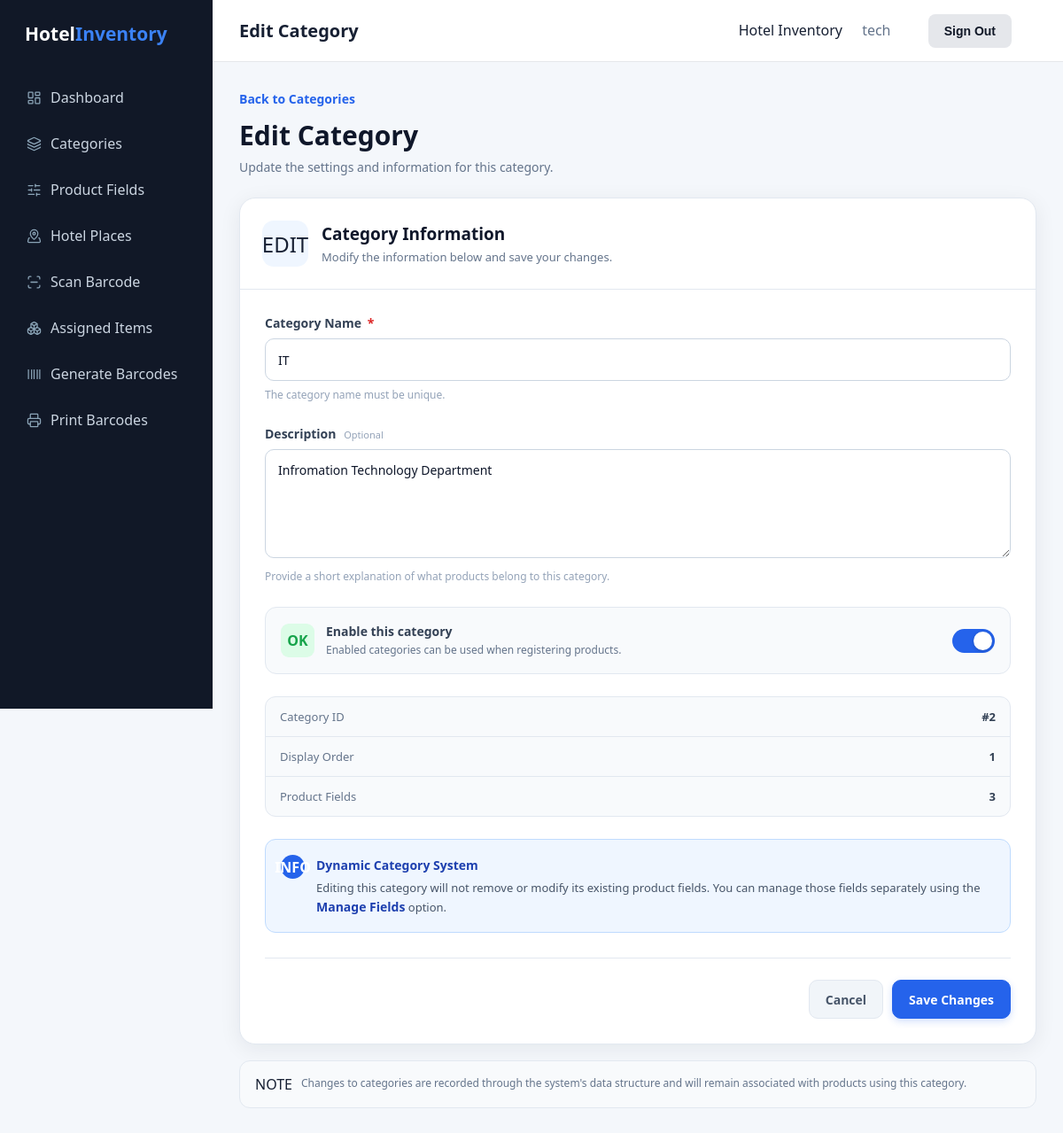
The page /categories/2/edit/ (signed in) on the database its author committed.
### inventory/models.py (models this page shows, shortened)
class Category(models.Model):
    name = models.CharField(
        max_length=100,
        unique=True
    )
    description = models.TextField(
        blank=True
    )
    enabled = models.BooleanField(
        default=True
    )
    order = models.PositiveIntegerField(
        default=0
    )
    created_at = models.DateTimeField(
        auto_now_add=True
    )
    updated_at = models.DateTimeField(
        auto_now=True
    )

### inventory/views.py (the view, shortened to what this page needs)
@staff_only
def edit_category(request, category_id):
    category = get_object_or_404(
        Category,
        id=category_id
    )
    return render(
        request,
        "inventory/edit_category.html",
        {
            "category": category
        }
    )

### inventory/views.py (called while the page is built)
def _staff_only(user):
    return user.is_authenticated and user.is_staff

### inventory/templates/inventory/edit_category.html (shortened to what this page needs)
{% extends "inventory/base.html" %}
{% block page_title %}Edit Category{% endblock %}
{% block content %}
<div class="page-container">
<div class="page-header">
    <div>
        <a
            href="{% url 'categories' %}"
            class="back-link"
        >
            Back to Categories
        </a>
        <h1>Edit Category</h1>
        <p>
            Update the settings and information for this category.
        </p>
    </div>
</div>
<div class="form-card">
    <div class="card-header">
        <div class="header-icon">
            EDIT
        </div>
        <div>
            <h2>Category Information</h2>
            <p>
                Modify the information below and save your changes.
            </p>
        </div>
    </div>
    <form method="POST">
        <div class="form-group">
            <label for="name">
                Category Name
                <span class="required">
                    *
                </span>
            </label>
            <input
                type="text"
                id="name"
                name="name"
                value="{{ category.name }}"
                maxlength="100"
                required
                autofocus
            >
            <div class="field-help">
                The category name must be unique.
            </div>
        </div>
        <div class="form-group">
            <label for="description">
                Description
                <span class="optional">
                    Optional
                </span>
            </label>
            <textarea
                id="description"
                name="description"
                rows="5"
                maxlength="500"
                placeholder="Describe this category..."
            >{{ category.description }}</textarea>
            <div class="field-help">
                Provide a short explanation of what products belong
                to this category.
            </div>
        </div>
        <div class="setting-box">
            <div class="setting-content">
                <div class="setting-icon">
                    OK
                </div>
                <div>
                    <label
                        for="enabled"
                        class="setting-title"
                    >
                        Enable this category
                    </label>
                    <p>
                        Enabled categories can be used when registering
                        products.
                    </p>
                </div>
            </div>
            <label class="switch">
                <span class="slider"></span>
            </label>
        </div>
        <div class="system-info">
            <div class="system-row">
                <span>
                    Category ID
                </span>
                <strong>
                    #{{ category.id }}
                </strong>
            </div>
            <div class="system-row">
                <span>
                    Display Order
                </span>
                <strong>
                    {{ category.order }}
                </strong>
            </div>
            <div class="system-row">
                <span>
                    Product Fields
                </span>
                <strong>
                    {{ category.fields.count }}
                </strong>
            </div>
        </div>
        <div class="info-box">
            <div class="info-icon">
                INFO
            </div>
            <div>
                <strong>
                    Dynamic Category System
                </strong>
                <p>
                    Editing this category will not remove or modify
                    its existing product fields. You can manage those
                    fields separately using the
                    <strong>Manage Fields</strong> option.
                </p>
            </div>
        </div>
        <div class="form-actions">
            <a
                href="{% url 'categories' %}"
                class="cancel-btn"
            >
                Cancel
            </a>
            <button
                type="submit"
                class="submit-btn"
            >
                Save Changes
            </button>
        </div>
    </form>
</div>
<div class="footer-note">
    <span>
        NOTE
    </span>
    <p>
        Changes to categories are recorded through the system's
        data structure and will remain associated with products
        using this category.
    </p>
</div>
</div>
{% endblock %}

### inventory/templates/inventory/base.html (shortened to what this page needs)
<!DOCTYPE html>
<html lang="en">
<head>
</head>
<body>
    <aside class="sidebar">
        <div class="logo">
            Hotel<span>Inventory</span>
        </div>
        <nav>
            {% if user.is_staff %}
                <a href="{% url 'dashboard' %}" class="nav-link">
            {% endif %}
                <i data-lucide="layout-dashboard"></i>
                Dashboard
            </a>
            {% if user.is_staff %}
                <a href="{% url 'categories' %}" class="nav-link">
                    <i data-lucide="layers-3"></i>
                    Categories
                </a>
                <a href="{% url 'product_fields' %}" class="nav-link">
                    <i data-lucide="sliders-horizontal"></i>
                    Product Fields
                </a>
                <a href="{% url 'places' %}" class="nav-link">
                    <i data-lucide="map-pinned"></i>
                    Hotel Places
                </a>
            {% endif %}
            <a href="{% url 'scan_barcode' %}" class="nav-link">
                <i data-lucide="scan-line"></i>
                Scan Barcode
            </a>
            {% if user.is_staff %}
                <a href="{% url 'assigned_items' %}" class="nav-link">
                    <i data-lucide="boxes"></i>
                    Assigned Items
                </a>
            {% endif %}
            {% if user.is_staff %}
                <a href="{% url 'generate_barcodes' %}" class="nav-link">
                    <i data-lucide="barcode"></i>
                    Generate Barcodes
                </a>
                <a href="{% url 'print_barcodes' %}" class="nav-link">
                    <i data-lucide="printer"></i>
                    Print Barcodes
                </a>
            {% endif %}
        </nav>
    </aside>
    <main class="main">
        <header class="topbar">
            <h2>{% block page_title %}Inventory System{% endblock %}</h2>
            <div>
                Hotel Inventory
                {% if user.is_authenticated %}
                    <span style="margin-left: 18px; color: #64748b;">{{ user.username }}</span>
                    <form method="post" action="{% url 'logout' %}" style="display:inline; margin-left: 10px;">
                        <button type="submit" class="btn btn-secondary">Sign Out</button>
                    </form>
                {% endif %}
            </div>
        </header>
        <section class="content">
            {% block content %}
            {% endblock %}
        </section>
    </main>
</body>
</html>

### inventory/templates/inventory/base.html (style rules this page uses)
* { box-sizing: border-box; margin: 0; padding: 0; }
body { font-family: "Segoe UI", Tahoma, sans-serif; background: #f4f7fb; color: #172033; }
.sidebar { position: fixed; left: 0; top: 0; width: 240px; height: 100vh; background: #111827; color: white; padding: 24px 16px; z-index: 1000; }
.logo { font-size: 21px; font-weight: bold; margin-bottom: 35px; padding: 0 12px; }
.logo span { color: #3b82f6; }
.nav-link { display: flex; align-items: center; gap: 10px; text-decoration: none; color: #cbd5e1; padding: 12px 14px; margin-bottom: 6px; border-radius: 8px; transition: 0.2s; }
.nav-link svg { width: 17px; height: 17px; color: #8ba4b7; stroke-width: 1.8; transition: transform .2s ease, color .2s ease; }
.nav-link::before { content: none; }
.main { margin-left: 240px; min-height: 100vh; }
.topbar { height: 70px; background: white; border-bottom: 1px solid #e5e7eb; display: flex; align-items: center; justify-content: space-between; padding: 0 30px; }
.topbar h2 { font-size: 20px; color: #172033; }
.content { padding: 30px; max-width: 1400px; margin: auto; }
.btn { display: inline-flex; align-items: center; justify-content: center; gap: 8px; border: none; border-radius: 8px; padding: 11px 18px; font-size: 14px; font-weight: 600; cursor: pointer; text-decoration: none; transition: 0.2s; }
.btn-secondary { background: #e5e7eb; color: #111827; }
.form-group { margin-bottom: 18px; }
.form-group label { display: block; font-size: 14px; font-weight: 600; margin-bottom: 7px; }

### rows shown on the page
Category: name "IT", description "Infromation Technology Department", id "2", order "1", fields.count "3"

### other values the page prints
{{ user.username }} "tech"
